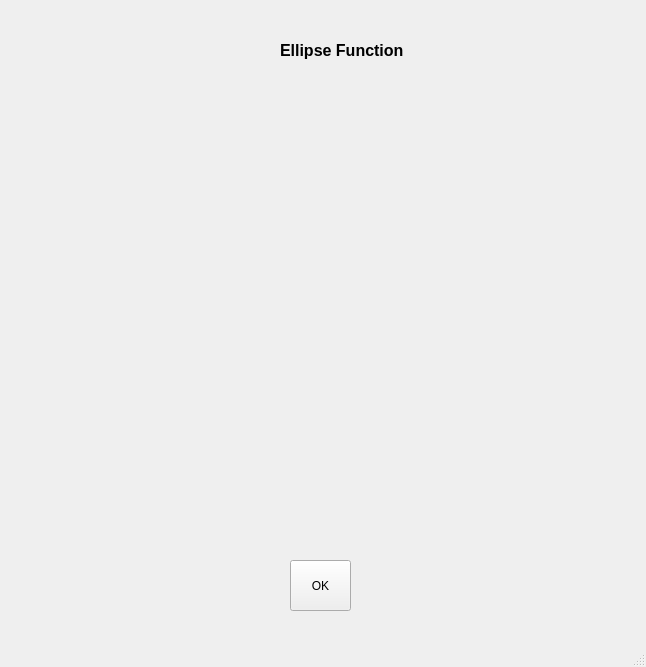
<?xml version="1.0" encoding="UTF-8"?>
<ui version="4.0">
 <class>MainWindow</class>
 <widget class="QMainWindow" name="MainWindow">
  <property name="geometry">
   <rect>
    <x>0</x>
    <y>0</y>
    <width>646</width>
    <height>667</height>
   </rect>
  </property>
  <property name="windowTitle">
   <string>MainWindow</string>
  </property>
  <widget class="QWidget" name="centralwidget">
   <widget class="QPushButton" name="okButton">
    <property name="geometry">
     <rect>
      <x>290</x>
      <y>560</y>
      <width>61</width>
      <height>51</height>
     </rect>
    </property>
    <property name="text">
     <string>OK</string>
    </property>
   </widget>
   <widget class="QLabel" name="label">
    <property name="geometry">
     <rect>
      <x>280</x>
      <y>40</y>
      <width>191</width>
      <height>21</height>
     </rect>
    </property>
    <property name="font">
     <font>
      <pointsize>12</pointsize>
      <weight>75</weight>
      <bold>true</bold>
     </font>
    </property>
    <property name="text">
     <string>Ellipse Function</string>
    </property>
   </widget>
   <widget class="QLabel" name="label_2">
    <property name="geometry">
     <rect>
      <x>60</x>
      <y>80</y>
      <width>541</width>
      <height>451</height>
     </rect>
    </property>
    <property name="text">
     <string/>
    </property>
    <property name="pixmap">
     <pixmap>images/ellipse.png</pixmap>
    </property>
    <property name="scaledContents">
     <bool>true</bool>
    </property>
   </widget>
  </widget>
  <widget class="QMenuBar" name="menubar">
   <property name="geometry">
    <rect>
     <x>0</x>
     <y>0</y>
     <width>646</width>
     <height>21</height>
    </rect>
   </property>
  </widget>
  <widget class="QStatusBar" name="statusbar"/>
 </widget>
 <resources>
  <include location="ImageResources.qrc"/>
 </resources>
 <connections/>
</ui>
